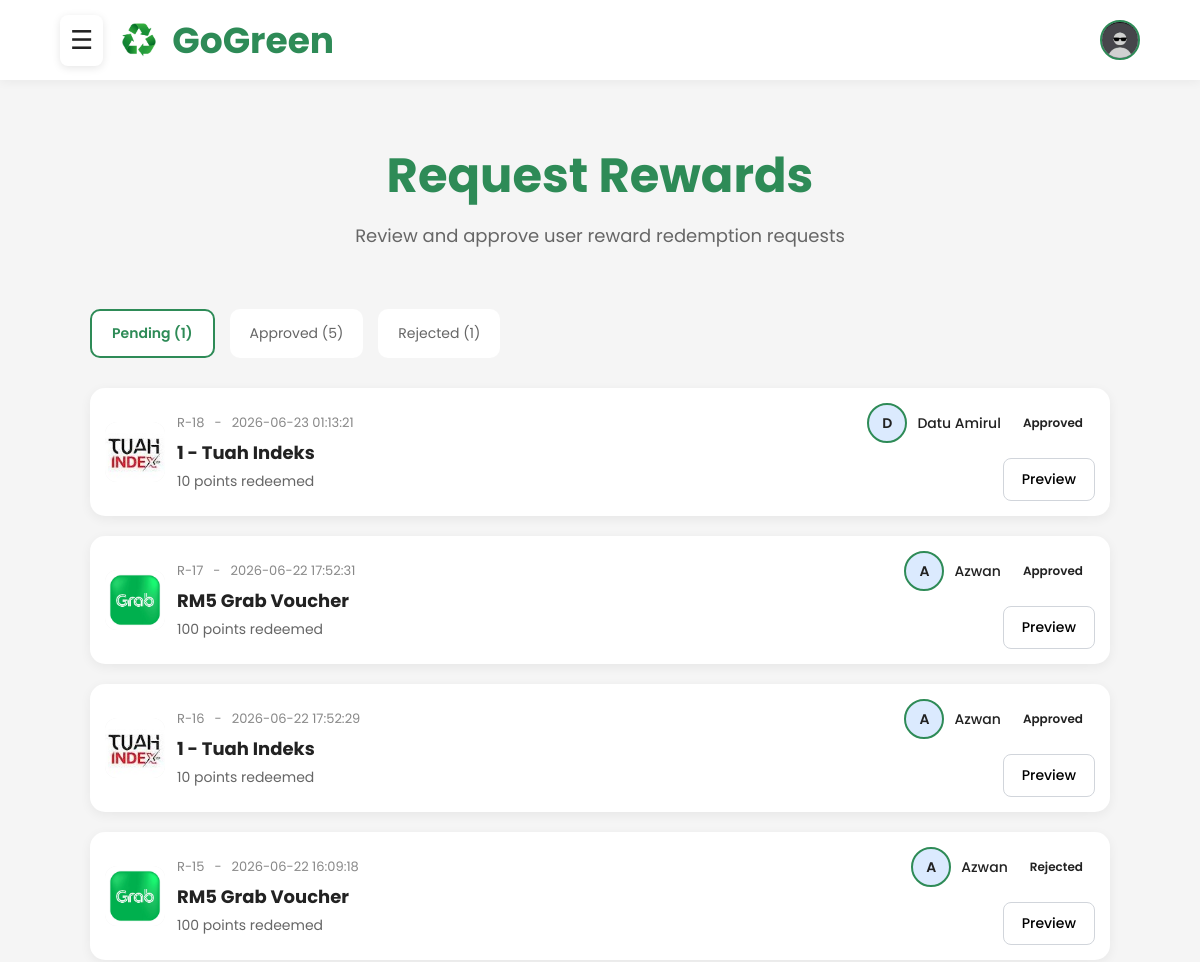
The page /Admin/reqreward.php (upper part) on the database as committed earlier.
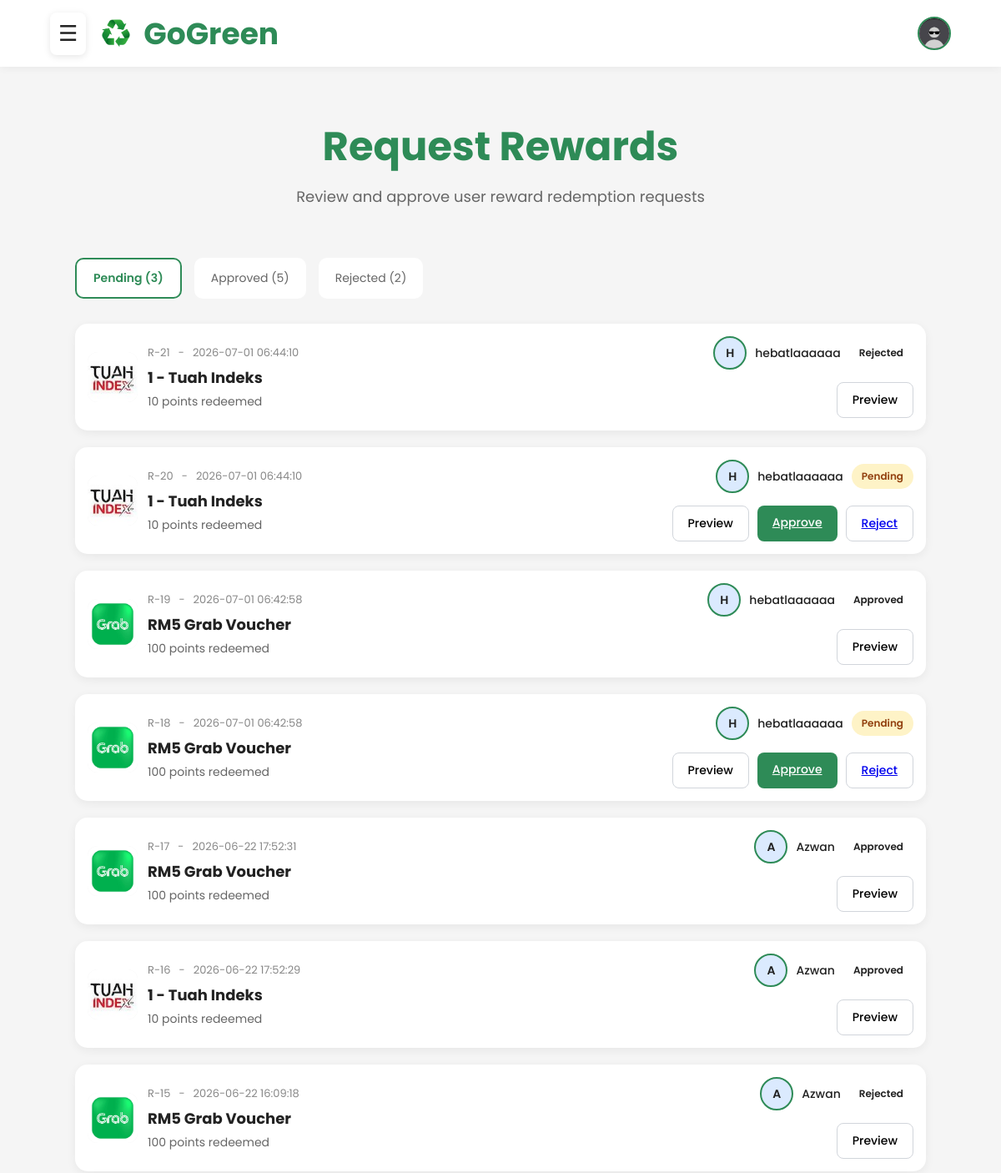
The same page on the database as committed later.
### tables this page shows
CREATE TABLE `reward_redeems` (
  `id` int(11) NOT NULL,
  `user_id` int(11) NOT NULL,
  `reward_id` int(11) NOT NULL,
  `quantity` int(11) DEFAULT 1,
  `total_points` int(11) DEFAULT NULL,
  `status` enum('pending','approved','rejected','completed') DEFAULT 'pending',
  `redeem_date` timestamp NOT NULL DEFAULT current_timestamp(),
  `serial_number` varchar(50) DEFAULT NULL,
  `approved_at` datetime DEFAULT NULL,
  `approved_by` int(11) DEFAULT NULL
);

CREATE TABLE `rewards` (
  `id` int(11) NOT NULL,
  `reward_name` varchar(100) NOT NULL,
  `description` text DEFAULT NULL,
  `points_required` int(11) NOT NULL,
  `stock` int(11) DEFAULT 0,
  `image` varchar(255) DEFAULT NULL,
  `status` enum('available','unavailable') DEFAULT 'available',
  `created_at` timestamp NOT NULL DEFAULT current_timestamp()
);

CREATE TABLE `users` (
  `id` int(11) NOT NULL,
  `fullname` varchar(100) NOT NULL,
  `username` varchar(50) NOT NULL,
  `email` varchar(100) NOT NULL,
  `matric_id` varchar(20) DEFAULT NULL,
  `phone` varchar(20) DEFAULT NULL,
  `password` varchar(255) NOT NULL,
  `role` enum('admin','worker','user') DEFAULT 'user',
  `faculty` varchar(100) DEFAULT NULL,
  `profile_image` varchar(255) DEFAULT 'default.png',
  `points` int(11) DEFAULT 0,
  `address` text DEFAULT NULL,
  `email_verified` tinyint(1) DEFAULT 0,
  `otp_code` varchar(10) DEFAULT NULL,
  `otp_expiry` datetime DEFAULT NULL,
  `status` enum('active','inactive','banned') DEFAULT 'active',
  `created_at` timestamp NOT NULL DEFAULT current_timestamp()
);

### Admin/reqreward.php (the view, shortened to what this page needs)
<?php
$host = "localhost:3306";
$user = "root";
$pass = "";
$dbname = "gogreen";
$conn = mysqli_connect($host, $user, $pass, $dbname);
$query = "
SELECT
reward_redeems.*,
users.fullname,
rewards.reward_name,
rewards.image
FROM reward_redeems
INNER JOIN users
ON reward_redeems.user_id = users.id
INNER JOIN rewards
ON reward_redeems.reward_id = rewards.id
ORDER BY reward_redeems.id DESC
";
$result =
mysqli_query($conn, $query);
$pendingCount = mysqli_fetch_assoc(
    mysqli_query(
        $conn,
        "SELECT COUNT(*) AS total
        FROM reward_redeems
        WHERE status='pending'"
    )
)['total'];
$approvedCount = mysqli_fetch_assoc(
    mysqli_query(
        $conn,
        "SELECT COUNT(*) AS total
        FROM reward_redeems
        WHERE status='approved'"
    )
)['total'];
$rejectedCount = mysqli_fetch_assoc(
    mysqli_query(
        $conn,
        "SELECT COUNT(*) AS total
        FROM reward_redeems
        WHERE status='rejected'"
    )
)['total'];
?>
<!DOCTYPE html>
<html lang="en">
<head>
<link rel="stylesheet"
href="assets/css/reqreward.css">
</head>
<body>
<header>
<div class="header-left">
    <div class="menu-toggle"
    onclick="toggleMenu()">
        ☰
    </div>
    <div class="logo">
        <img
        src="image/recycle_imag.png"
        alt="GoGreen Logo">
        GoGreen
    </div>
</div>
<div class="header-right">
    <div class="user-avatar-container">
        <div class="user-avatar"
        onclick="toggleProfileMenu()">
            <img
src="<?php echo !empty($_SESSION['profile_image'])
? '../uploads/profile/'.$_SESSION['profile_image']
: '../uploads/profile/default.jpg'; ?>"
alt="Profile">
        </div>
    </div>
</div>
</header>
<section class="page-title">
<h1>
Request Rewards
</h1>
<p>
Review and approve user reward redemption requests
</p>
</section>
<div class="container">
<div class="tabs">
<button
class="tab active"
onclick="filterTab('pending',this)">
Pending
(<?php echo $pendingCount; ?>)
</button>
<button
class="tab"
onclick="filterTab('approved',this)">
Approved
(<?php echo $approvedCount; ?>)
</button>
<button
class="tab"
onclick="filterTab('rejected',this)">
Rejected
(<?php echo $rejectedCount; ?>)
</button>
</div>
<?php
while($row = mysqli_fetch_assoc($result)){
?>
<div
class="submission-card"
data-status="<?php echo $row['status']; ?>">
<div class="submission-left">
<div class="submission-icon">
<img
src="../uploads/rewards/<?php echo $row['image']; ?>"
alt="">
</div>
<div class="submission-details">
<div class="submission-meta">
<span>
R-<?php echo $row['id']; ?>
</span>
<span>-</span>
<span>
<?php
echo $row['redeem_date'];
?>
</span>
</div>
<h3>
<?php
echo $row['reward_name'];
?>
</h3>
<p>
<?php
echo $row['total_points']; ?>
points redeemed
</p>
</div>
</div>
<div class="submission-right">
<div class="submission-user">
<div class="user-avatar">
<?php
echo strtoupper(
substr(
$row['fullname'],
0,
1
)
);
?>
</div>
<span class="user-name">
<?php
echo $row['fullname'];
?>
</span>
<span
class="status <?php echo $row['status']; ?>">
<?php
echo ucfirst($row['status']);
?>
</span>
</div>
<div class="submission-actions">
<button
class="btn preview-btn"
onclick="openModal('../uploads/<?php echo $row['image']; ?>')">
Preview
</button>
<?php
if($row['status'] == 'pending'){
?>
<a
href="../auth/approve_reward.php?id=<?php echo $row['id']; ?>"
class="btn approve-btn">
Approve
</a>
<a
href="../auth/reject_reward.php?id=<?php echo $row['id']; ?>"
class="btn review-btn">
Reject
</a>
<?php
}
?>
</div>
</div>
</div>
<?php
}
?>
</div>
</body>
</html>

### Admin/assets/css/reqreward.css (style rules this page uses)
* { margin:0; padding:0; box-sizing:border-box; }
body { font-family:"Poppins", sans-serif; background:#f5f5f5; color:#222; overflow-x:hidden; min-height:100vh; display:flex; flex-direction:column; }
header { width:100%; height:80px; background:white; display:flex; justify-content:space-between; align-items:center; padding:0 60px; position:fixed; top:0; left:0; z-index:1000; box-shadow:0 2px 10px rgba(0,0,0,0.05); }
.header-left { display:flex; align-items:center; gap:15px; }
.header-right { display:flex; align-items:center; }
.logo { display:flex; align-items:center; gap:12px; font-size:36px; font-weight:700; color:#2e8b57; }
.logo img { width:42px; height:42px; object-fit:contain; }
.menu-toggle { font-size:26px; cursor:pointer; padding:6px 10px; border-radius:8px; background:white; box-shadow:0 2px 8px rgba(0,0,0,0.1); }
.user-avatar-container { position:relative; }
.user-avatar { width:42px; height:42px; border-radius:50%; overflow:hidden; cursor:pointer; border:2px solid #2e8b57; }
.user-avatar img { width:100%; height:100%; object-fit:cover; }
.page-title { margin-top:80px; text-align:center; padding:60px 20px; }
.page-title h1 { font-size:48px; color:#2e8b57; margin-bottom:10px; }
.page-title p { font-size:18px; color:#666; }
.container { width:85%; max-width:1100px; margin:0 auto; }
.tabs { display:flex; gap:15px; margin-bottom:30px; flex-wrap:wrap; }
.tab { padding:12px 20px; border:none; border-radius:10px; background:white; cursor:pointer; font-family:"Poppins", sans-serif; font-size:14px; color:#666; }
.tab.active { border:2px solid #2e8b57; color:#2e8b57; font-weight:600; }
.submission-card { background:white; border-radius:15px; padding:15px; margin-bottom:20px; display:flex; justify-content:space-between; align-items:center; gap:30px; box-shadow:0 3px 12px rgba(0,0,0,0.06); transition:0.2s ease; }
.submission-left { display:flex; align-items:center; gap:12px; }
.submission-icon { width:60px; height:60px; background:#f1f1f1; border-radius:12px; display:flex; justify-content:center; align-items:center; }
.submission-icon img { width:100%; height:100%; object-fit:cover; border-radius:12px; }
.submission-meta { display:flex; gap:10px; font-size:13px; color:#888; margin-bottom:6px; }
.submission-details h3 { font-size:18px; margin-bottom:5px; }
.submission-details p { font-size:14px; color:#666; }
.submission-right { display:flex; flex-direction:column; align-items:flex-end; gap:15px; }
.submission-user { display:flex; align-items:center; gap:10px; }
.user-avatar { width:40px; height:40px; border-radius:50%; background:#dbeafe; display:flex; justify-content:center; align-items:center; font-size:14px; font-weight:600; }
.user-name { font-size:14px; font-weight:500; }
.status { padding:6px 12px; border-radius:20px; font-size:12px; font-weight:600; }
.pending { background:#fef3c7; color:#92400e; }
.submission-actions { display:flex; gap:10px; }
.btn { padding:10px 18px; border-radius:8px; cursor:pointer; font-family:"Poppins", sans-serif; font-size:14px; font-weight:500; }
.preview-btn, .review-btn { background:white; border:1px solid #d1d5db; }
.approve-btn { background:#2e8b57; color:white; border:none; }

Rows that differ between the two databases and show on the page:
added reward_redeems: reward.image (picture), id "21", redeem_date "2026-07-01 06:44:10", reward.reward_name "1 - Tuah Indeks", total_points "10", user.fullname "H", user.fullname "hebatlaaaaaa", status "Rejected"
added reward_redeems: reward.image (picture), id "20", redeem_date "2026-07-01 06:44:10", reward.reward_name "1 - Tuah Indeks", total_points "10", user.fullname "H", user.fullname "hebatlaaaaaa", status "Pending"
added reward_redeems: reward.image (picture), id "19", redeem_date "2026-07-01 06:42:58", reward.reward_name "RM5 Grab Voucher", total_points "100", user.fullname "H", user.fullname "hebatlaaaaaa", status "Approved"
changed reward_redeems id 18: reward.image: a different picture; redeem_date "2026-06-23 01:13:21" → "2026-07-01 06:42:58"; reward.reward_name "1 - Tuah Indeks" → "RM5 Grab Voucher"; total_points "10" → "100"; user.fullname "D" → "H"; user.fullname "Datu Amirul" → "hebatlaaaaaa"; status "Approved" → "Pending"; now shows "Approve Reject"
Other text that changed with them:
$pendingCount: "1" → "3"
$rejectedCount: "1" → "2"
